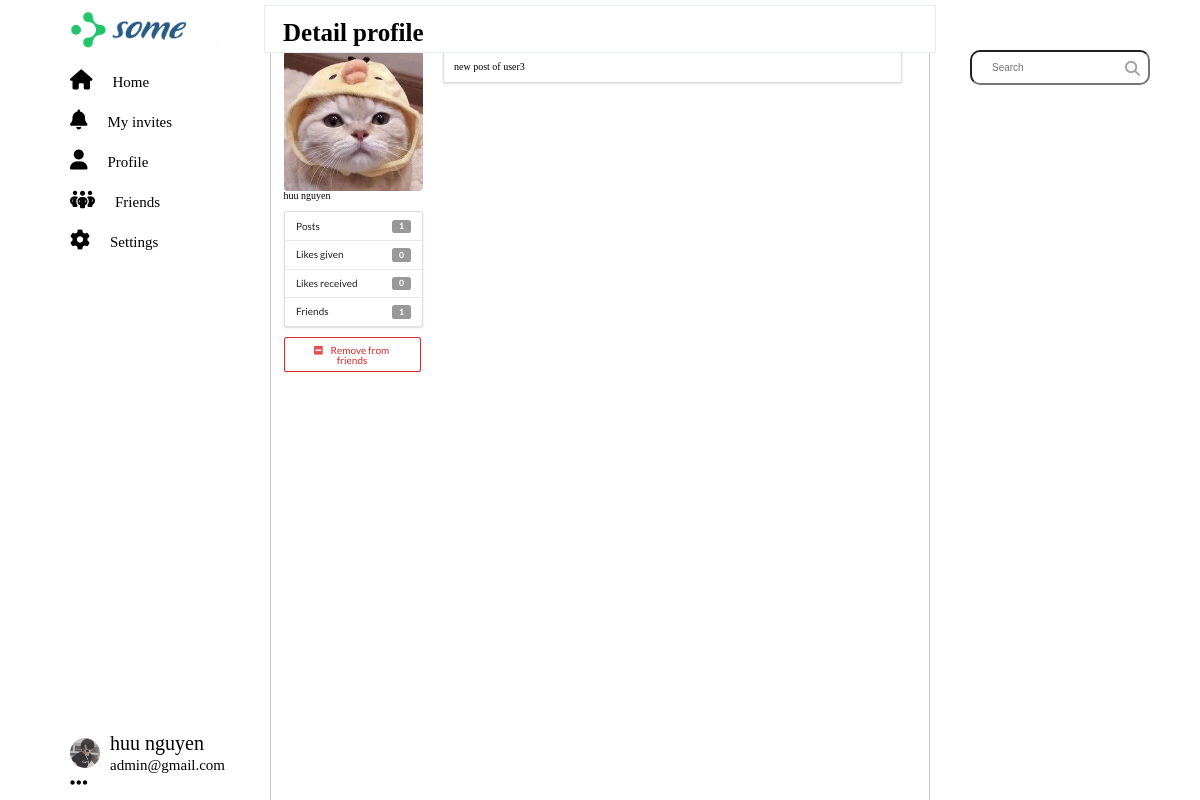
Screenshot of /huu-nguyen/ (signed in) with the database file from the repository.
### Home/models.py (models this page shows, shortened)
class Profile(models.Model):
    user = models.OneToOneField(User, null=True, on_delete=models.CASCADE)
    bio = models.TextField(default="No bio...", max_length=300, null=True, blank=True)
    ava_pic = models.ImageField(default='default_ava.png', upload_to="profile")
    background_pic = models.ImageField(default='default_background.png', upload_to="profile")
    friends = models.ManyToManyField(User, blank=True, related_name='friends')
    slug = models.SlugField(unique=True, blank=True)
    updated = models.DateTimeField(auto_now=True)
    created = models.DateTimeField(auto_now_add=True)
    objects = ProfileManager()
    def get_fullname(self):
        if self.user.first_name and self.user.last_name:
            return f"{self.user.first_name} {self.user.last_name}"
        return f"{self.user.username}"
    __initial_first_name = None
    __initial_last_name = None
    def __init__(self, *args, **kwargs):
        super().__init__(*args, **kwargs)
        self.__initial_first_name = self.user.first_name
        self.__initial_last_name = self.user.last_name
    def get_friends_no(self):
        return self.friends.all().count()
    def get_posts_no(self):
        return self.posts.all().count()
    def get_all_authors_posts(self):
        return self.posts.all()
    def get_likes_given_no(self):
        likes = self.like_set.all()
        total_liked = 0
        for item in likes:
            if item.value=='Like':
                total_liked += 1
        return total_liked
    def get_likes_received_no(self):
        posts = self.posts.all()
        total_liked = 0
        for item in posts:
            total_liked += item.liked.all().count()
        return total_liked

### Post/models.py (models this page shows, shortened)
class Post(models.Model):
    content = models.TextField()
    image = models.ImageField(upload_to='post', validators=[FileExtensionValidator(['png', 'jpg', 'jpeg'])], blank=True)
    liked = models.ManyToManyField(Profile, default=None, related_name='likes', blank=True)
    updated = models.DateTimeField(auto_now=True)
    created = models.DateTimeField(auto_now_add=True)
    author = models.ForeignKey(Profile, on_delete=models.CASCADE, related_name='posts')
    class Meta:
        ordering = ('-created', )

### Home/views.py (the view)
# urls.py: path('<slug>/', ProfileDetailView.as_view(), name='profile_detail_view'),
class ProfileDetailView(DetailView):
    model = Profile
    template_name = 'detail_profile.html'
    def get_object(self, slug=None):
        slug = self.kwargs.get('slug')
        profile = Profile.objects.get(slug=slug)
        return profile
    def get_context_data(self, **kwargs):
        context = super().get_context_data(**kwargs)
        user = User.objects.get(username__iexact=self.request.user)
        profile = Profile.objects.get(user=user)
        rel_r = Relationship.objects.filter(sender=profile)
        rel_s = Relationship.objects.filter(receiver=profile)
        rel_receiver = []
        rel_sender = []
        for item in rel_r:
            rel_receiver.append(item.receiver.user)
        for item in rel_s:
            rel_sender.append(item.sender.user)
        context["rel_receiver"] = rel_receiver
        context["rel_sender"] = rel_sender
        context['posts'] = self.get_object().get_all_authors_posts()
        context['len_posts'] = True if len(self.get_object().get_all_authors_posts()) > 0 else False
        return context

### Home/templates/detail_profile.html (shortened to what this page needs)
{% extends 'base.html' %}
{% block title %}
  Detail profile
{% endblock %}
{% block content %}
<div class="ui grid">
    <div class="row">
        <div class="four wide column">
            <img class="ui medium rounded image" src="{{object.ava_pic.url}}" alt="Avatar">
            <h1>{{object.get_fullname}}</h1>
            <div class="ui vertical fluid menu">
                <div class="item">
                    Posts
                    <div class="ui label">
                        {{object.get_posts_no}}
                    </div>
                </div>
                <div class="item">
                    Likes given
                    <div class="ui label">
                        {{object.get_likes_given_no}}
                    </div>
                </div>
                <div class="item">
                    Likes received
                    <div class="ui label">
                        {{object.get_likes_received_no}}
                    </div>
                </div>
                <div class="item">
                    Friends
                    <div class="ui label">
                        {{object.get_friends_no}}
                    </div>
                </div>
            </div>
            {% if request.user in object.friends.all %}
                <form action="{% url 'remove_friend' %}" method="POST">
                    <button type="submit" class="ui negative basic button"><i class="minus square icon"></i>
                        Remove from friends
                    </button>
                </form>
            {% endif %}
        </div>
        <div class="twelve wide column">
            {% if len_posts %}
                {% for post in posts %}
                    <div class="segment ui fluid">
                        {{post.content}}
                    </div>
                {% endfor %}
            {% else %}
                <strong><h1>No posts here...</h1></strong>
            {% endif %}
        </div>
    </div>
</div>
{% endblock %}

### Home/templates/category.html (shortened to what this page needs)
{% load static %}
  <div class="category__wrapper">
    <ul class="category-bar">
      <li class="category-item">
        <a class="category--link" href="{% url 'home' %}">
          <i class="fa-solid fa-house category__icon"></i>
          <span class="category__text">Home</span>
        </a>
      </li>
      <li class="category-item">
        <a class="category--link" href="{% url 'my_invites' %}">
          <i class="fa-solid fa-bell category__icon"></i>
          <span class="category__text">My invites</span>
        </a>
      </li>
      <li class="category-item">
        <a class="category--link" href="{% url 'profile' %}">
          <i class="fa-solid fa-user category__icon"></i>
          <span class="category__text">Profile</span>
        </a>
      </li>
      <li class="category-item">
        <a class="category--link" href="{% url 'friends_profiles_views' %}">
          <i class="fa-solid fa-people-group"></i>
          <span class="category__text">Friends</span>
        </a>
      </li>
      <div class="category-item"  onmouseover="mouseOverToggle()" onmouseleave="mouseOutToggle()">
        <a class="category--link">
          <i class="fa-solid fa-gear category__icon"></i>
          <span class="category__text" data-toggle="bottom-left">Settings</span>
        </a>
      </div>
    </div>
    {% if user.username %}
      <div class="infor">
        <div class="infor__wrap">
          {% if user.profile.ava_pic %}
            <img src="{{user.profile.ava_pic.url}}" alt="Avatar_small" class="infor__avatar" />
          {% else %}
            <img src="{% static 'img/default_ava.png' %}" alt="Avatar_small" class="infor__avatar" />
          {% endif %}
          <div class="infor__block">
            <h3 class="infor__stitle">{{user.profile.get_fullname}}</h3>
            <span class="infor__desc">{{user.email}}</span>
          </div>
        </div>
        <div class="infor__icon">
          <i class="fa-solid fa-ellipsis"></i>
        </div>
      </div>
    {% endif %}

### static/css/layout_light.css (style rules this page uses)
html { font-size: 62.5%; }
* { box-sizing: border-box; }
body { font-weight: normal; background-color: #ffffff; min-height: 100vh; max-width: 100%; min-height: 100vh; }
a { text-decoration: none; }
img { display: block; max-width: 100%; }
input, textarea, button, select { padding: 3rem; font-family: "Poppins", sans-serif; font-weight: normal; outline: none; }
.socical .category-item { height: 100%; width: 100%; margin-bottom: 2rem; cursor: pointer; transition: all 0.2s linear; }
.socical .category__icon { margin: 0; }
.socical .category__text { margin-left: 1.5rem; font-size: 1.5rem; }
.socical .category--link { color: #000000; }
.socical .infor { display: flex; align-items: center; justify-content: space-between; flex-direction: row; flex-wrap: wrap; width: 75%; position: absolute; top: 95%; transform: translateY(-50%); }
.socical .infor__avatar { width: 3rem; height: 3rem; border-radius: 3rem; object-fit: cover; }
.socical .infor__wrap { display: flex; align-items: center; justify-content: flex-start; flex-direction: row; flex-wrap: nowrap; }
.socical .infor__desc { font-size: 1.5rem; }
.socical .infor__block { margin-left: 1rem; }

### rows the page displays
Profile: ava_pic (picture), get_fullname "huu nguyen", get_posts_no "1", get_likes_given_no "0", get_likes_received_no "0", get_friends_no "1"
Post: content "new post of user3"

### other values shown
{{ user.profile.get_fullname }} "huu nguyen"
{{ user.email }} "admin@gmail.com"
